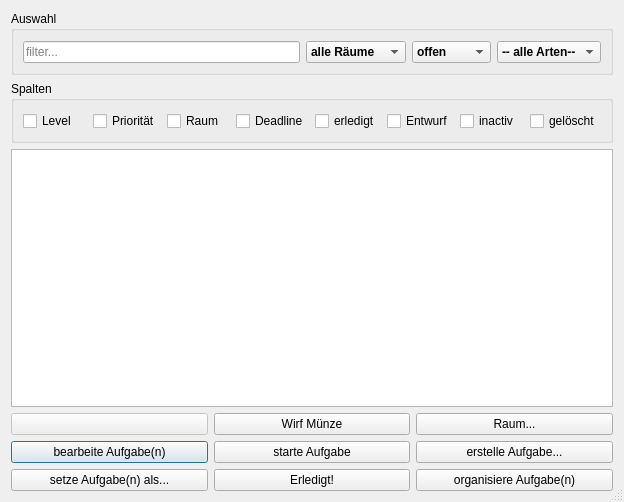
<?xml version="1.0" encoding="UTF-8"?>
<ui version="4.0">
 <class>Dialog</class>
 <widget class="QDialog" name="Dialog">
  <property name="geometry">
   <rect>
    <x>0</x>
    <y>0</y>
    <width>624</width>
    <height>502</height>
   </rect>
  </property>
  <property name="windowTitle">
   <string>Aufgaben</string>
  </property>
  <property name="sizeGripEnabled">
   <bool>true</bool>
  </property>
  <layout class="QVBoxLayout" name="layout">
   <item>
    <widget class="QGroupBox" name="groupBox">
     <property name="title">
      <string>Auswahl</string>
     </property>
     <layout class="QHBoxLayout" name="statusLayout">
      <property name="topMargin">
       <number>10</number>
      </property>
      <item>
       <widget class="QLineEdit" name="field_filter">
        <property name="toolTip">
         <string/>
        </property>
        <property name="inputMask">
         <string/>
        </property>
        <property name="text">
         <string/>
        </property>
        <property name="maxLength">
         <number>32767</number>
        </property>
        <property name="frame">
         <bool>true</bool>
        </property>
        <property name="dragEnabled">
         <bool>true</bool>
        </property>
        <property name="placeholderText">
         <string>filter...</string>
        </property>
        <property name="cursorMoveStyle">
         <enum>Qt::LogicalMoveStyle</enum>
        </property>
        <property name="clearButtonEnabled">
         <bool>true</bool>
        </property>
       </widget>
      </item>
      <item>
       <widget class="QComboBox" name="space">
        <property name="sizePolicy">
         <sizepolicy hsizetype="Preferred" vsizetype="Fixed">
          <horstretch>0</horstretch>
          <verstretch>0</verstretch>
         </sizepolicy>
        </property>
        <property name="minimumSize">
         <size>
          <width>100</width>
          <height>0</height>
         </size>
        </property>
        <property name="font">
         <font>
          <weight>75</weight>
          <bold>true</bold>
         </font>
        </property>
        <property name="toolTip">
         <string>Raum</string>
        </property>
        <property name="editable">
         <bool>false</bool>
        </property>
        <property name="currentText">
         <string>alle Räume</string>
        </property>
        <property name="currentIndex">
         <number>0</number>
        </property>
        <property name="maxVisibleItems">
         <number>12</number>
        </property>
        <item>
         <property name="text">
          <string>alle Räume</string>
         </property>
        </item>
       </widget>
      </item>
      <item>
       <widget class="QComboBox" name="status">
        <property name="font">
         <font>
          <weight>75</weight>
          <bold>true</bold>
         </font>
        </property>
        <property name="toolTip">
         <string>Status</string>
        </property>
        <item>
         <property name="text">
          <string>offen</string>
         </property>
        </item>
        <item>
         <property name="text">
          <string>Entwurf</string>
         </property>
        </item>
        <item>
         <property name="text">
          <string>inaktiv</string>
         </property>
        </item>
        <item>
         <property name="text">
          <string>erledigt</string>
         </property>
        </item>
        <item>
         <property name="text">
          <string>gelöscht</string>
         </property>
        </item>
        <item>
         <property name="text">
          <string>-- alles --</string>
         </property>
        </item>
       </widget>
      </item>
      <item>
       <widget class="QComboBox" name="ilk">
        <property name="font">
         <font>
          <weight>75</weight>
          <italic>false</italic>
          <bold>true</bold>
         </font>
        </property>
        <property name="toolTip">
         <string>Art</string>
        </property>
        <item>
         <property name="text">
          <string>-- alle Arten--</string>
         </property>
        </item>
        <item>
         <property name="text">
          <string>Aufgabe</string>
         </property>
        </item>
        <item>
         <property name="text">
          <string>Gewohnheit</string>
         </property>
        </item>
        <item>
         <property name="text">
          <string>Tradition</string>
         </property>
        </item>
        <item>
         <property name="text">
          <string>Routine</string>
         </property>
        </item>
       </widget>
      </item>
     </layout>
    </widget>
   </item>
   <item>
    <widget class="QGroupBox" name="horizontalGroupBox">
     <property name="title">
      <string>Spalten</string>
     </property>
     <layout class="QHBoxLayout" name="horizontalLayout">
      <property name="topMargin">
       <number>10</number>
      </property>
      <item>
       <widget class="QCheckBox" name="check_level">
        <property name="text">
         <string>Level</string>
        </property>
       </widget>
      </item>
      <item>
       <widget class="QCheckBox" name="check_priority">
        <property name="text">
         <string>Priorität</string>
        </property>
       </widget>
      </item>
      <item>
       <widget class="QCheckBox" name="check_space">
        <property name="text">
         <string>Raum</string>
        </property>
       </widget>
      </item>
      <item>
       <widget class="QCheckBox" name="check_deadline">
        <property name="text">
         <string>Deadline</string>
        </property>
       </widget>
      </item>
      <item>
       <widget class="QCheckBox" name="check_done">
        <property name="text">
         <string>erledigt</string>
        </property>
       </widget>
      </item>
      <item>
       <widget class="QCheckBox" name="check_draft">
        <property name="text">
         <string>Entwurf</string>
        </property>
       </widget>
      </item>
      <item>
       <widget class="QCheckBox" name="check_inactive">
        <property name="text">
         <string>inactiv</string>
        </property>
       </widget>
      </item>
      <item>
       <widget class="QCheckBox" name="check_deleted">
        <property name="text">
         <string>gelöscht</string>
        </property>
       </widget>
      </item>
     </layout>
    </widget>
   </item>
   <item>
    <widget class="QTableWidget" name="task_table">
     <property name="sizePolicy">
      <sizepolicy hsizetype="Preferred" vsizetype="Expanding">
       <horstretch>0</horstretch>
       <verstretch>0</verstretch>
      </sizepolicy>
     </property>
     <property name="font">
      <font>
       <family>Segoe UI</family>
       <weight>75</weight>
       <bold>true</bold>
      </font>
     </property>
     <property name="autoFillBackground">
      <bool>false</bool>
     </property>
     <property name="styleSheet">
      <string notr="true"/>
     </property>
     <property name="midLineWidth">
      <number>0</number>
     </property>
     <property name="verticalScrollBarPolicy">
      <enum>Qt::ScrollBarAsNeeded</enum>
     </property>
     <property name="horizontalScrollBarPolicy">
      <enum>Qt::ScrollBarAlwaysOff</enum>
     </property>
     <property name="sizeAdjustPolicy">
      <enum>QAbstractScrollArea::AdjustToContents</enum>
     </property>
     <property name="autoScroll">
      <bool>true</bool>
     </property>
     <property name="editTriggers">
      <set>QAbstractItemView::NoEditTriggers</set>
     </property>
     <property name="tabKeyNavigation">
      <bool>false</bool>
     </property>
     <property name="showDropIndicator" stdset="0">
      <bool>false</bool>
     </property>
     <property name="dragDropOverwriteMode">
      <bool>false</bool>
     </property>
     <property name="defaultDropAction">
      <enum>Qt::IgnoreAction</enum>
     </property>
     <property name="alternatingRowColors">
      <bool>true</bool>
     </property>
     <property name="selectionMode">
      <enum>QAbstractItemView::ExtendedSelection</enum>
     </property>
     <property name="selectionBehavior">
      <enum>QAbstractItemView::SelectRows</enum>
     </property>
     <property name="textElideMode">
      <enum>Qt::ElideMiddle</enum>
     </property>
     <property name="horizontalScrollMode">
      <enum>QAbstractItemView::ScrollPerPixel</enum>
     </property>
     <property name="showGrid">
      <bool>false</bool>
     </property>
     <property name="sortingEnabled">
      <bool>true</bool>
     </property>
     <property name="wordWrap">
      <bool>false</bool>
     </property>
     <property name="cornerButtonEnabled">
      <bool>true</bool>
     </property>
     <property name="columnCount">
      <number>0</number>
     </property>
     <attribute name="horizontalHeaderCascadingSectionResizes">
      <bool>true</bool>
     </attribute>
     <attribute name="horizontalHeaderDefaultSectionSize">
      <number>100</number>
     </attribute>
     <attribute name="horizontalHeaderMinimumSectionSize">
      <number>5</number>
     </attribute>
     <attribute name="horizontalHeaderStretchLastSection">
      <bool>true</bool>
     </attribute>
     <attribute name="verticalHeaderVisible">
      <bool>true</bool>
     </attribute>
     <attribute name="verticalHeaderCascadingSectionResizes">
      <bool>false</bool>
     </attribute>
     <attribute name="verticalHeaderHighlightSections">
      <bool>true</bool>
     </attribute>
     <attribute name="verticalHeaderShowSortIndicator" stdset="0">
      <bool>false</bool>
     </attribute>
     <attribute name="verticalHeaderStretchLastSection">
      <bool>false</bool>
     </attribute>
    </widget>
   </item>
   <item>
    <layout class="QGridLayout" name="buttonLayout">
     <property name="topMargin">
      <number>0</number>
     </property>
     <item row="2" column="3">
      <widget class="QPushButton" name="button6">
       <property name="enabled">
        <bool>true</bool>
       </property>
       <property name="sizePolicy">
        <sizepolicy hsizetype="MinimumExpanding" vsizetype="Minimum">
         <horstretch>0</horstretch>
         <verstretch>0</verstretch>
        </sizepolicy>
       </property>
       <property name="text">
        <string>erstelle Aufgabe...</string>
       </property>
       <property name="shortcut">
        <string>6</string>
       </property>
      </widget>
     </item>
     <item row="2" column="1">
      <widget class="QPushButton" name="button4">
       <property name="text">
        <string>bearbeite Aufgabe(n)</string>
       </property>
       <property name="shortcut">
        <string>4</string>
       </property>
       <property name="autoDefault">
        <bool>true</bool>
       </property>
       <property name="default">
        <bool>true</bool>
       </property>
      </widget>
     </item>
     <item row="3" column="2">
      <widget class="QPushButton" name="button2">
       <property name="enabled">
        <bool>true</bool>
       </property>
       <property name="sizePolicy">
        <sizepolicy hsizetype="MinimumExpanding" vsizetype="Minimum">
         <horstretch>0</horstretch>
         <verstretch>0</verstretch>
        </sizepolicy>
       </property>
       <property name="text">
        <string>Erledigt!</string>
       </property>
      </widget>
     </item>
     <item row="2" column="2">
      <widget class="QPushButton" name="button5">
       <property name="sizePolicy">
        <sizepolicy hsizetype="MinimumExpanding" vsizetype="Minimum">
         <horstretch>0</horstretch>
         <verstretch>0</verstretch>
        </sizepolicy>
       </property>
       <property name="text">
        <string>starte Aufgabe</string>
       </property>
       <property name="shortcut">
        <string>5</string>
       </property>
      </widget>
     </item>
     <item row="3" column="1">
      <widget class="QPushButton" name="button1">
       <property name="sizePolicy">
        <sizepolicy hsizetype="MinimumExpanding" vsizetype="Minimum">
         <horstretch>0</horstretch>
         <verstretch>0</verstretch>
        </sizepolicy>
       </property>
       <property name="text">
        <string>setze Aufgabe(n) als...</string>
       </property>
       <property name="shortcut">
        <string>1</string>
       </property>
      </widget>
     </item>
     <item row="1" column="1">
      <widget class="QPushButton" name="button7">
       <property name="enabled">
        <bool>false</bool>
       </property>
       <property name="sizePolicy">
        <sizepolicy hsizetype="MinimumExpanding" vsizetype="Minimum">
         <horstretch>0</horstretch>
         <verstretch>0</verstretch>
        </sizepolicy>
       </property>
       <property name="text">
        <string/>
       </property>
       <property name="shortcut">
        <string>7</string>
       </property>
      </widget>
     </item>
     <item row="1" column="2">
      <widget class="QPushButton" name="button8">
       <property name="sizePolicy">
        <sizepolicy hsizetype="MinimumExpanding" vsizetype="Minimum">
         <horstretch>0</horstretch>
         <verstretch>0</verstretch>
        </sizepolicy>
       </property>
       <property name="text">
        <string>Wirf Münze</string>
       </property>
       <property name="icon">
        <iconset>
         <normaloff>../extra/feathericons/coin.svg</normaloff>../extra/feathericons/coin.svg</iconset>
       </property>
       <property name="shortcut">
        <string>8</string>
       </property>
      </widget>
     </item>
     <item row="1" column="3">
      <widget class="QPushButton" name="button9">
       <property name="enabled">
        <bool>true</bool>
       </property>
       <property name="sizePolicy">
        <sizepolicy hsizetype="MinimumExpanding" vsizetype="Minimum">
         <horstretch>0</horstretch>
         <verstretch>0</verstretch>
        </sizepolicy>
       </property>
       <property name="text">
        <string>Raum...</string>
       </property>
       <property name="shortcut">
        <string>9</string>
       </property>
       <property name="checkable">
        <bool>false</bool>
       </property>
      </widget>
     </item>
     <item row="3" column="3">
      <widget class="QPushButton" name="button3">
       <property name="enabled">
        <bool>true</bool>
       </property>
       <property name="sizePolicy">
        <sizepolicy hsizetype="MinimumExpanding" vsizetype="Minimum">
         <horstretch>0</horstretch>
         <verstretch>0</verstretch>
        </sizepolicy>
       </property>
       <property name="text">
        <string>organisiere Aufgabe(n)</string>
       </property>
       <property name="shortcut">
        <string>3</string>
       </property>
      </widget>
     </item>
    </layout>
   </item>
  </layout>
 </widget>
 <resources/>
 <connections/>
</ui>
